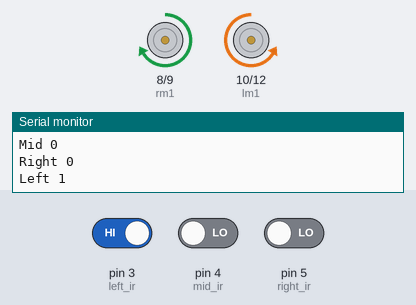
A sketch run on a simulated Arduino Uno, built with avr-gcc and run on an emulated ATmega328P. Parts: motor-driver pin pairs drawn as motors (green arrow = first pin HIGH = forward, orange = second pin HIGH = backward, longer = more drive, scaled by the enable pin), the last lines printed to the serial monitor. Inputs (shaded band) come from the test bench; at power-on: pin 3 (left_ir) HIGH, pin 4 (mid_ir) LOW, pin 5 (right_ir) LOW.

Above: at 1.2 s.
1.3 s: pin 3 (left_ir) driven LOW
At 1.8 s:
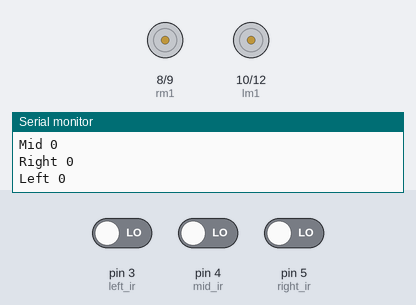
2.8 s: pin 4 (mid_ir) driven HIGH
At 4.0 s:
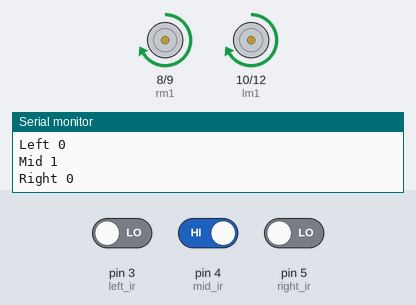
4.3 s: pin 5 (right_ir) driven HIGH
At 4.9 s:
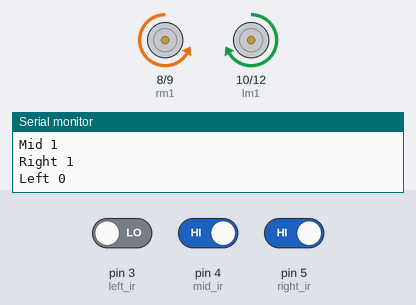
5.8 s: pin 3 (left_ir) driven HIGH
At 7.1 s:
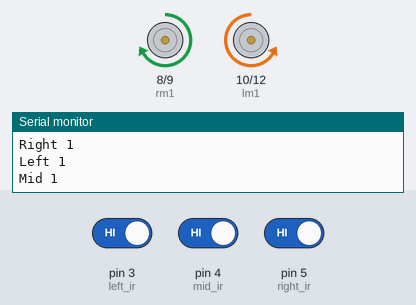
Timing chart, 0 to 8.3 s (numbered marks = the images above; inputs shaded):
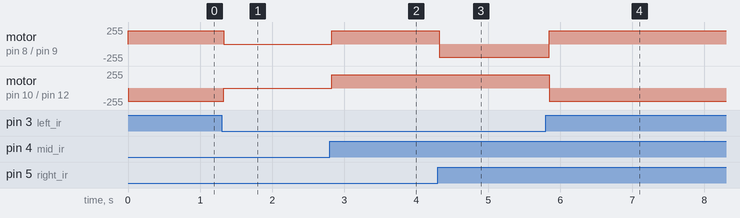

Measured:
- after the input at 1.3 s, motor on pin 8 (rm1) / pin 9 (rm2): forward 200/255 → stopped at once; motor on pin 10 (lm1) / pin 12 (lm2): backward 200/255 → stopped at once
- after the input at 2.8 s, motor on pin 8 (rm1) / pin 9 (rm2), motor on pin 10 (lm1) / pin 12 (lm2): stopped → forward 200/255 at once
- after the input at 4.3 s, motor on pin 8 (rm1) / pin 9 (rm2): forward 200/255 → backward 200/255 at once
- after the input at 5.8 s, motor on pin 8 (rm1) / pin 9 (rm2): backward 200/255 → forward 200/255 after 0.05 s; motor on pin 10 (lm1) / pin 12 (lm2): forward 200/255 → backward 200/255 after 0.05 s

The sketch:

linefollower.ino
```cpp
// black is 1 white is 0

const int left_ir=3;
const int right_ir=5;
const int mid_ir=4;
const int lm1=10;
const int lm2=12;
const int rm1=8;
const int rm2=9;
const int enb=11;
const int ena=6;
unsigned int flag;
void setup()
{
 pinMode(left_ir,INPUT);
 pinMode(right_ir,INPUT);
 pinMode(mid_ir,INPUT);
 pinMode(lm1,OUTPUT);
 pinMode(lm2,OUTPUT);
 pinMode(rm1,OUTPUT);
 pinMode(rm2,OUTPUT);
 pinMode(ena,OUTPUT);
 pinMode(enb,OUTPUT);
 Serial.begin(9600);

}
void turn_right();
void turn_left();
void straight();
void moveStop();
void turn_left90();
void loop()
{
  analogWrite(ena,200);
  analogWrite(enb,200);
  int valleft,valmid,valright;
 valleft=digitalRead(left_ir);
 valmid=digitalRead(mid_ir);
 valright=digitalRead(right_ir);
Serial.print("Left ");
Serial.println(valleft);
Serial.print("Mid ");
Serial.println(valmid);
Serial.print("Right ");
Serial.println(valright);

 if(valleft==0 && valright==0 && valmid==1)
 {
  straight();
 }
 if((valleft==1 && valright==0 && valmid==1) || (valleft==1 && valright==0 && valmid==0))
 {
  turn_left();

 }
 if((valleft==0 && valright==1 && valmid==1) || (valleft==0 && valmid==0 && valright==1))
 {
  turn_right();

 }
 if(valleft==1 && valright==1 && valmid==1)
 {
  turn_left();
 }
 if(valleft==0 && valmid==0 && valright==0)
 {
  moveStop();
 }

}
void straight()
{
  digitalWrite(lm1,HIGH);
  digitalWrite(lm2,LOW);
  digitalWrite(rm1,HIGH);
  digitalWrite(rm2,LOW);
  delay(30);
  return;
}

void moveStop()
{
   digitalWrite(lm1,LOW);
  digitalWrite(lm2,LOW);
  digitalWrite(rm1,LOW);
  digitalWrite(rm2,LOW);

  return;
}
void turn_left()
{

  digitalWrite(lm1,LOW);
  digitalWrite(lm2,HIGH);
  digitalWrite(rm1,HIGH);
  digitalWrite(rm2,LOW);

  return;
  }

void turn_right()
{

  digitalWrite(lm1,HIGH);
  digitalWrite(lm2,LOW);
  digitalWrite(rm1,LOW);
  digitalWrite(rm2,HIGH);


  return;
}

void turn_left90()
{
  int a;
  int b;
  int c;
  a=digitalRead(left_ir);
  b=digitalRead(mid_ir);
  c=digitalRead(right_ir);

   digitalWrite(lm1,LOW);
  digitalWrite(lm2,LOW);
  digitalWrite(rm1,HIGH);
  digitalWrite(rm2,LOW);
  a=digitalRead(left_ir);
  b=digitalRead(mid_ir);
  c=digitalRead(right_ir);
  delay(30);
  }
```
